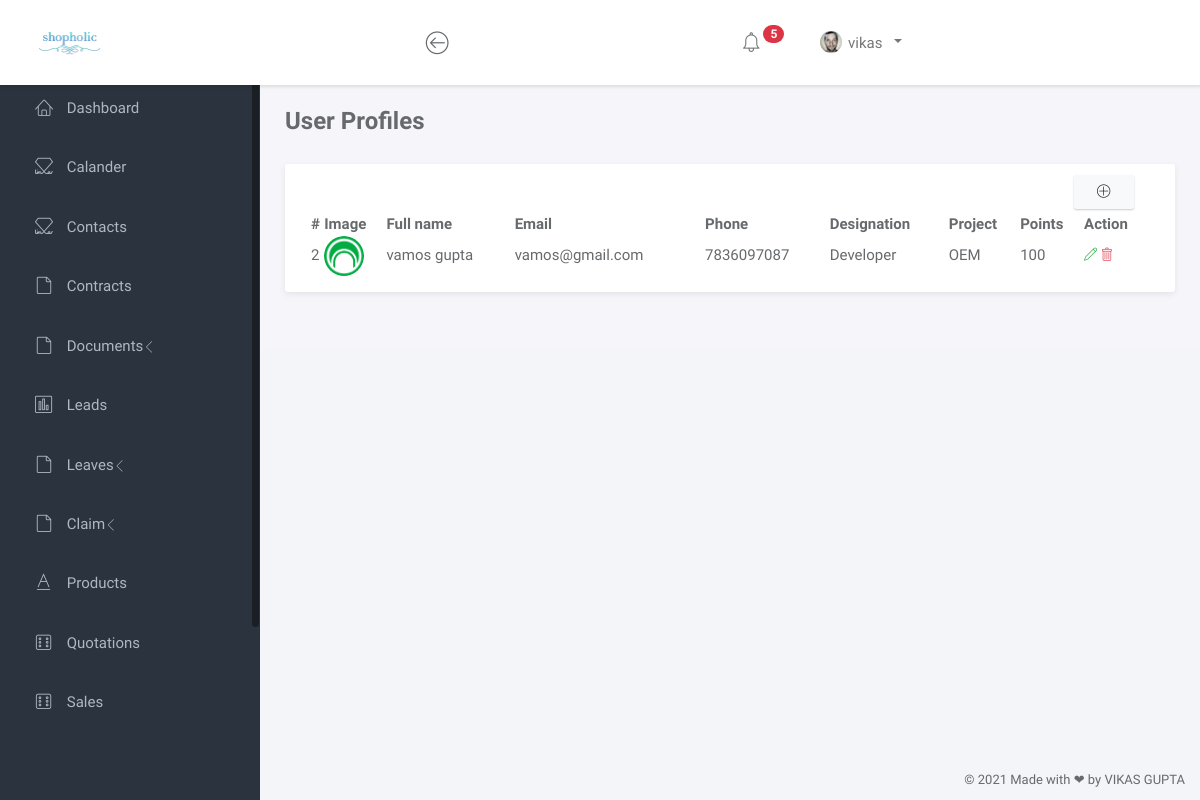
The app's page /userprofiles (signed in), older data.
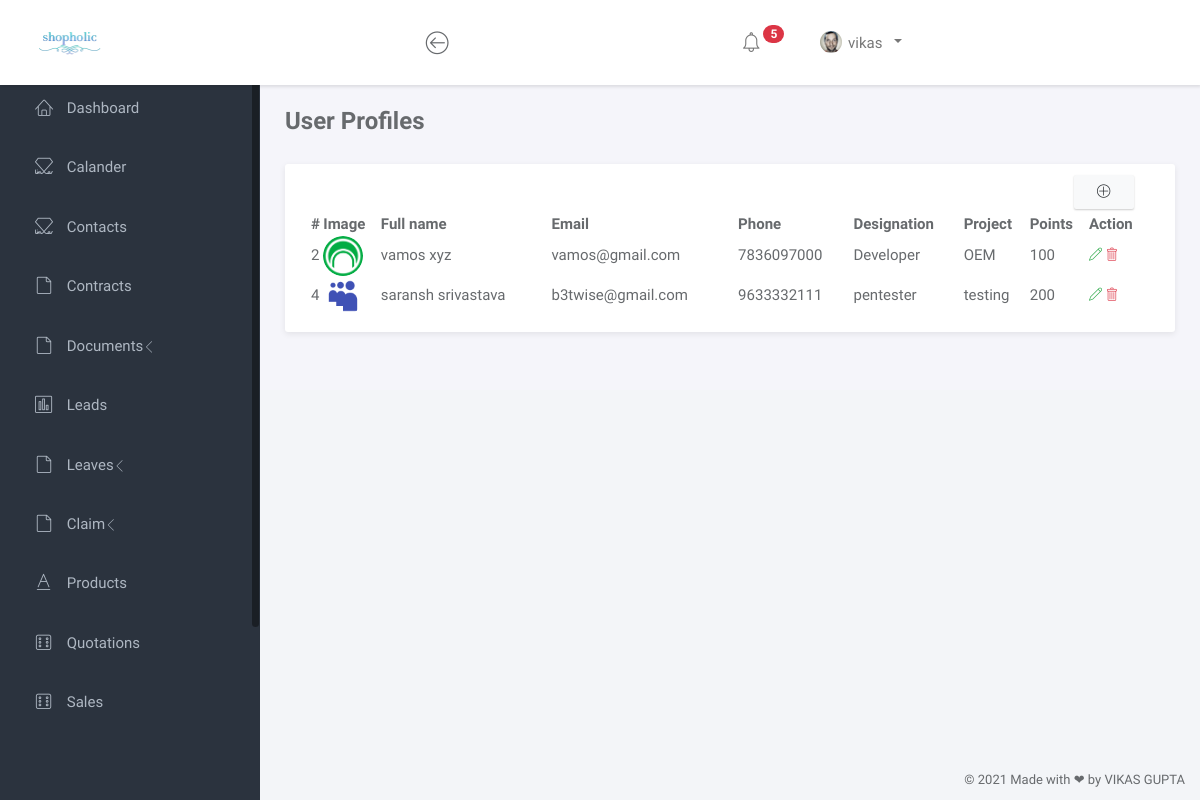
The same page, newer data.
### shopping/models.py (models this page shows, shortened)
class Profile(models.Model):
    userid = models.ForeignKey(User, on_delete=models.CASCADE)
    user_image = models.ImageField(upload_to='images/profile', blank=True, null=True)
    first_name = models.CharField(max_length=200, null=True, blank=True)
    last_name = models.CharField(max_length=200, null=True, blank=True)
    user_email = models.EmailField(null=True, blank=True)
    user_phone = models.BigIntegerField(null=True, blank=True)
    dob = models.DateField(null=True, blank=True)
    gender = models.CharField(max_length=200, null=True, blank=True)
    points = models.BigIntegerField(null=True, blank=True)
    facebook = models.TextField(max_length=500, null=True, blank=True)
    instagram = models.TextField(max_length=500, null=True, blank=True)
    linkedin = models.TextField(max_length=500, null=True, blank=True)
    github = models.TextField(max_length=500, null=True, blank=True)
    about = models.TextField(max_length=1000, null=True, blank=True)
    project = models.CharField(max_length=200 ,default=False, blank=True)
    address = models.TextField(max_length=500, null=True, blank=True)
    id_proof = models.FileField(upload_to='images/profile/ids', blank=True, null=True)
    designation = models.CharField(max_length=200, null=True, blank=True)
    working_from = models.TimeField(null=True, blank=True)
    working_to = models.TimeField(null=True, blank=True)
    updated_at = models.DateTimeField(auto_now=True)

### shopping/views.py (the view)
# urls.py: path('userprofiles', views.userprofiles, name="userprofiles"),
@login_required(login_url='login')
def userprofiles(request):
    context = {}
    context["data"] = Profile.objects.all()
    return render(request, "User/settings/userprofiles.html", context)

### shopping/templates/User/settings/userprofiles.html
{% load static %}
{% include 'User/head.html' %}
		<div class="main">
			<div class="main-content">
				<div class="container-fluid">
					<h3 class="page-title"><b>User Profiles</b></h3>
					<div id="toastr-demo" class="panel">
						<div class="panel-body">
							<div class="col text-right mb-2">
								<a href="adduser" class="btn btn-light" ><i class="lnr lnr-plus-circle"></i></a>
							</div>
							<div class="table-responsive">
								<table id="example" class="display nowrap" style="width:100%">
									<thead>
										<tr>
											<th>#</th>
											<th>Image</th>
											<th>Full name</th>
											<th>Email</th>
											<th>Phone</th>
											<th>Designation</th>
											<th>Project</th>
                                            <th>Points</th>
											<th>Action</th>
										</tr>
									</thead>
									<tbody>
											{% for da in data %}
											{% if da.id == request.user.id %}
											{% else %}
											<tr>
												<td>{{ da.id }}</td>
												{% if da.user_image %}
												<td><img src="media/{{ da.user_image }}" class="rounded-circle" height="40" width="40" ></td>
												{% else %}
												<td><img src="media/images/contact/noimage.png" class="rounded-circle" height="40" width="40" ></td>
												{% endif %}
												<td>{{ da.first_name }} {{ da.last_name  }}</td>
												<td>{{ da.user_email }}</td>
												<td>{{ da.user_phone }}</td>
												<td>{{ da.designation }}</td>
												<td>{{ da.project }}</td>
                                                <td>{{ da.points }}</td>
												<td>
													<a class="link" href="edituserprofile/{{ da.id }}">
														<span class="lnr lnr-pencil text-success"></span>
													</a>
													<a class="link" onclick="return confirm('Are you sure you want to delete this User ?');" href="deleteuser/{{ da.userid.id }}">
														<span class="lnr lnr-trash text-danger"></span>
													</a>
												</td>
											</tr>
											{% endif %}
											{% endfor %}
									</tbody>
								</table>
							</div>
						</div>
					</div>
				</div>
			</div>
		</div>
		{% include 'User/foot2.html' %}

Row changes from the older to the newer data that the page shows:
changed Profile "vamos": last_name "gupta" → "xyz"; user_phone "7836097087" → "7836097000"
added Profile: id "4", user_image (picture), first_name "saransh", last_name "srivastava", user_email "b3twise@gmail.com", user_phone "9633332111", designation "pentester", project "testing", points "200"
